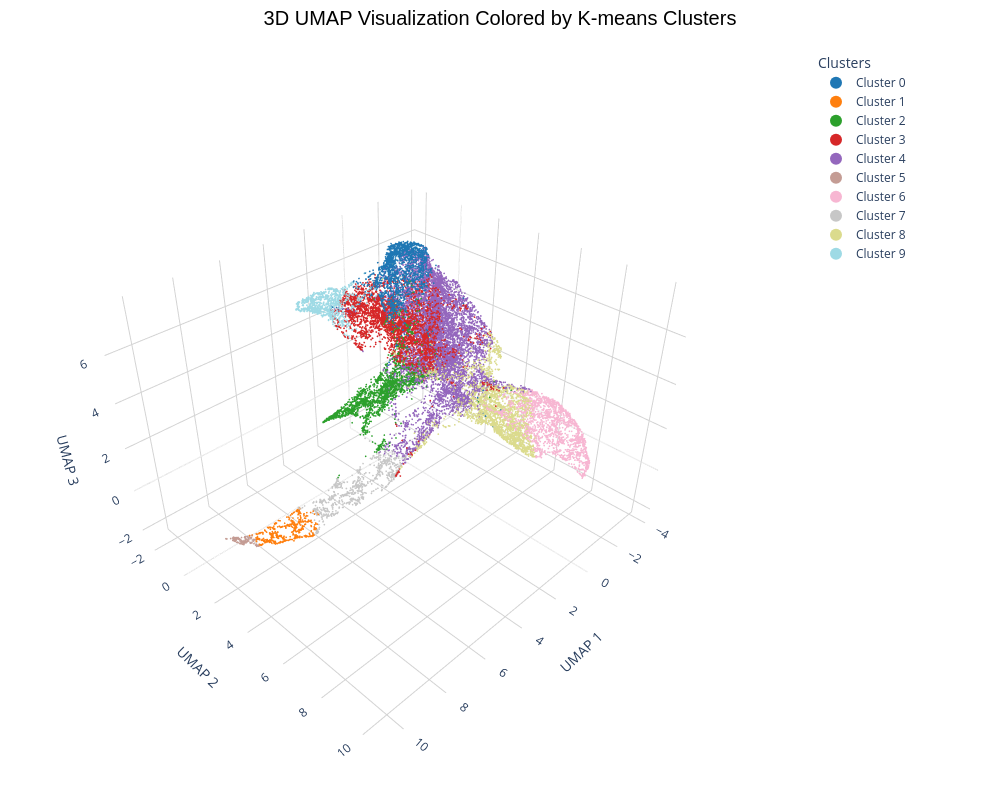

The notebook cell this image was saved under:
### Code cell
import plotly.graph_objects as go
import plotly.express as px
import numpy as np
from matplotlib import cm
import matplotlib.pyplot as plt

# 生成tab20颜色
n_clusters = len(np.unique(cluster_labels))
tab20_colors = plt.cm.tab20(np.linspace(0, 1, n_clusters))
# 将matplotlib RGBA转换为plotly可用的颜色格式
tab20_hex = [f'rgba({int(r*255)},{int(g*255)},{int(b*255)},{a})' 
             for r, g, b, a in tab20_colors]

# 创建颜色映射字典
color_map = {i: tab20_hex[i] for i in range(n_clusters)}

# 创建数据
data = []
for i in range(n_clusters):
    cluster_mask = cluster_labels == i
    trace = go.Scatter3d(
        x=umap_embedding[cluster_mask, 0],
        y=umap_embedding[cluster_mask, 1],
        z=umap_embedding[cluster_mask, 2],
        mode='markers',
        marker=dict(
            size=1,
            color=tab20_hex[i],  # 使用tab20颜色
            opacity=1,
            line=dict(width=0)
        ),
        name=f'Cluster {i}',
        hovertemplate=(
            'Cluster: %{text}<br>' +
            'UMAP1: %{x:.3f}<br>' +
            'UMAP2: %{y:.3f}<br>' +
            'UMAP3: %{z:.3f}<extra></extra>'
        ),
        text=[f'Cluster {i}'] * np.sum(cluster_mask)
    )
    data.append(trace)

layout = go.Layout(
    title=dict(
        text='3D UMAP Visualization Colored by K-means Clusters',
        font=dict(size=20, family='Arial', color='black'),
        x=0.5
    ),
    scene=dict(
        xaxis=dict(
            title='UMAP 1',
            gridcolor='lightgray',
            showbackground=True,
            backgroundcolor='white'
        ),
        yaxis=dict(
            title='UMAP 2',
            gridcolor='lightgray',
            showbackground=True,
            backgroundcolor='white'
        ),
        zaxis=dict(
            title='UMAP 3',
            gridcolor='lightgray',
            showbackground=True,
            backgroundcolor='white'
        ),
        camera=dict(
            eye=dict(x=1.5, y=1.5, z=1.5)
        ),
        aspectmode='data'
    ),
    legend=dict(
        title=dict(text='Clusters'),
        font=dict(size=12),
        itemsizing='constant',
        x=1.02,
        y=1,
        xanchor='left',
        yanchor='top'
    ),
    width=1000,
    height=800,
    margin=dict(l=0, r=200, t=50, b=0),
    hovermode='closest'
)

# 创建图形
fig = go.Figure(data=data, layout=layout)

# 显示图形
fig.show()

### Figure 1 — Plotly figure (JSON) as saved in the notebook; plotly's stock layout.template omitted (floating-point values rounded to 4 significant figures; data arrays with more than 128 entries replaced by an {"elided": "..."} marker saying what was removed)
{"data": [{"hovertemplate": "Cluster: %{text}<br>UMAP1: %{x:.3f}<br>UMAP2: %{y:.3f}<br>UMAP3: %{z:.3f}<extra></extra>", "marker": {"color": "rgba(31,119,180,1.0)", "line": {"width": 0}, "opacity": 1, "size": 1}, "mode": "markers", "name": "Cluster 0", "text": {"elided": "1777 str values"}, "type": "scatter3d", "x": {"elided": "1777 float values"}, "y": {"elided": "1777 float values"}, "z": {"elided": "1777 float values"}}, {"hovertemplate": "Cluster: %{text}<br>UMAP1: %{x:.3f}<br>UMAP2: %{y:.3f}<br>UMAP3: %{z:.3f}<extra></extra>", "marker": {"color": "rgba(255,127,14,1.0)", "line": {"width": 0}, "opacity": 1, "size": 1}, "mode": "markers", "name": "Cluster 1", "text": {"elided": "474 str values"}, "type": "scatter3d", "x": {"elided": "474 float values"}, "y": {"elided": "474 float values"}, "z": {"elided": "474 float values"}}, {"hovertemplate": "Cluster: %{text}<br>UMAP1: %{x:.3f}<br>UMAP2: %{y:.3f}<br>UMAP3: %{z:.3f}<extra></extra>", "marker": {"color": "rgba(44,160,44,1.0)", "line": {"width": 0}, "opacity": 1, "size": 1}, "mode": "markers", "name": "Cluster 2", "text": {"elided": "1798 str values"}, "type": "scatter3d", "x": {"elided": "1798 float values"}, "y": {"elided": "1798 float values"}, "z": {"elided": "1798 float values"}}, {"hovertemplate": "Cluster: %{text}<br>UMAP1: %{x:.3f}<br>UMAP2: %{y:.3f}<br>UMAP3: %{z:.3f}<extra></extra>", "marker": {"color": "rgba(214,39,40,1.0)", "line": {"width": 0}, "opacity": 1, "size": 1}, "mode": "markers", "name": "Cluster 3", "text": {"elided": "3262 str values"}, "type": "scatter3d", "x": {"elided": "3262 float values"}, "y": {"elided": "3262 float values"}, "z": {"elided": "3262 float values"}}, {"hovertemplate": "Cluster: %{text}<br>UMAP1: %{x:.3f}<br>UMAP2: %{y:.3f}<br>UMAP3: %{z:.3f}<extra></extra>", "marker": {"color": "rgba(148,103,189,1.0)", "line": {"width": 0}, "opacity": 1, "size": 1}, "mode": "markers", "name": "Cluster 4", "text": {"elided": "8878 str values"}, "type": "scatter3d", "x": {"elided": "8878 float values"}, "y": {"elided": "8878 float values"}, "z": {"elided": "8878 float values"}}, {"hovertemplate": "Cluster: %{text}<br>UMAP1: %{x:.3f}<br>UMAP2: %{y:.3f}<br>UMAP3: %{z:.3f}<extra></extra>", "marker": {"color": "rgba(196,156,148,1.0)", "line": {"width": 0}, "opacity": 1, "size": 1}, "mode": "markers", "name": "Cluster 5", "text": {"elided": "194 str values"}, "type": "scatter3d", "x": {"elided": "194 float values"}, "y": {"elided": "194 float values"}, "z": {"elided": "194 float values"}}, {"hovertemplate": "Cluster: %{text}<br>UMAP1: %{x:.3f}<br>UMAP2: %{y:.3f}<br>UMAP3: %{z:.3f}<extra></extra>", "marker": {"color": "rgba(247,182,210,1.0)", "line": {"width": 0}, "opacity": 1, "size": 1}, "mode": "markers", "name": "Cluster 6", "text": {"elided": "1640 str values"}, "type": "scatter3d", "x": {"elided": "1640 float values"}, "y": {"elided": "1640 float values"}, "z": {"elided": "1640 float values"}}, {"hovertemplate": "Cluster: %{text}<br>UMAP1: %{x:.3f}<br>UMAP2: %{y:.3f}<br>UMAP3: %{z:.3f}<extra></extra>", "marker": {"color": "rgba(199,199,199,1.0)", "line": {"width": 0}, "opacity": 1, "size": 1}, "mode": "markers", "name": "Cluster 7", "text": {"elided": "735 str values"}, "type": "scatter3d", "x": {"elided": "735 float values"}, "y": {"elided": "735 float values"}, "z": {"elided": "735 float values"}}, {"hovertemplate": "Cluster: %{text}<br>UMAP1: %{x:.3f}<br>UMAP2: %{y:.3f}<br>UMAP3: %{z:.3f}<extra></extra>", "marker": {"color": "rgba(219,219,141,1.0)", "line": {"width": 0}, "opacity": 1, "size": 1}, "mode": "markers", "name": "Cluster 8", "text": {"elided": "2577 str values"}, "type": "scatter3d", "x": {"elided": "2577 float values"}, "y": {"elided": "2577 float values"}, "z": {"elided": "2577 float values"}}, {"hovertemplate": "Cluster: %{text}<br>UMAP1: %{x:.3f}<br>UMAP2: %{y:.3f}<br>UMAP3: %{z:.3f}<extra></extra>", "marker": {"color": "rgba(158,218,229,1.0)", "line": {"width": 0}, "opacity": 1, "size": 1}, "mode": "markers", "name": "Cluster 9", "text": {"elided": "913 str values"}, "type": "scatter3d", "x": {"elided": "913 float values"}, "y": {"elided": "913 float values"}, "z": {"elided": "913 float values"}}], "layout": {"height": 800, "hovermode": "closest", "legend": {"font": {"size": 12}, "itemsizing": "constant", "title": {"text": "Clusters"}, "x": 1.02, "xanchor": "left", "y": 1, "yanchor": "top"}, "margin": {"b": 0, "l": 0, "r": 200, "t": 50}, "scene": {"aspectmode": "data", "camera": {"eye": {"x": 1.5, "y": 1.5, "z": 1.5}}, "xaxis": {"backgroundcolor": "white", "gridcolor": "lightgray", "showbackground": true, "title": {"text": "UMAP 1"}}, "yaxis": {"backgroundcolor": "white", "gridcolor": "lightgray", "showbackground": true, "title": {"text": "UMAP 2"}}, "zaxis": {"backgroundcolor": "white", "gridcolor": "lightgray", "showbackground": true, "title": {"text": "UMAP 3"}}}, "title": {"font": {"color": "black", "family": "Arial", "size": 20}, "text": "3D UMAP Visualization Colored by K-means Clusters", "x": 0.5}, "width": 1000}}
